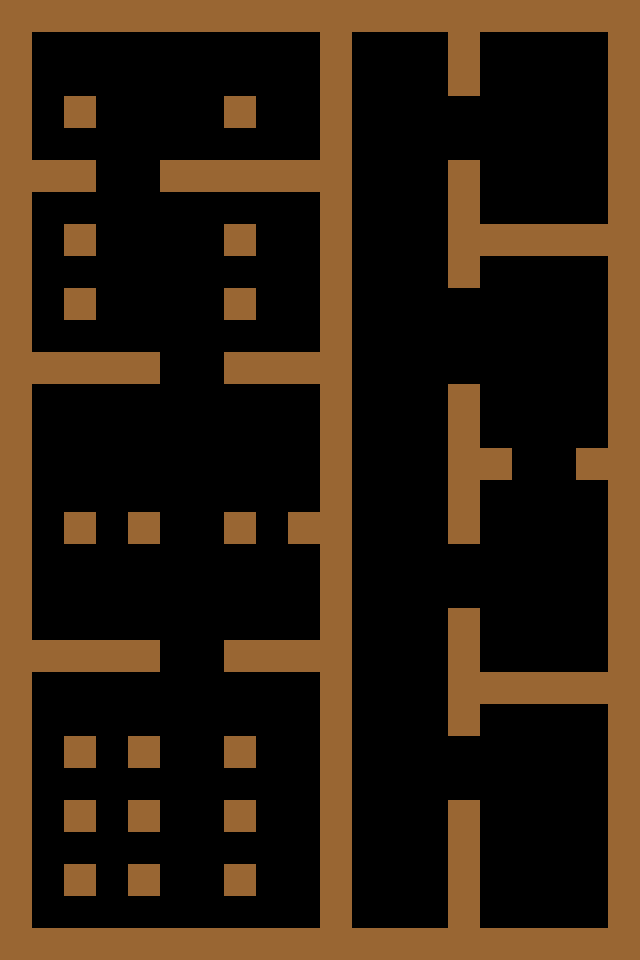

Below is a game level as drawn by its tile map, then a one-line description and the .tmx that defines it (tile-layer data replaced by summaries):
An orthogonal 20x30 tile map with 32x32 px tiles, 1 tile layer (Tile Layer 2), 1 hidden layer not drawn.

<map version="1.0" orientation="orthogonal" width="20" height="30" tilewidth="32" tileheight="32">
 <tileset firstgid="1" source="../Tilesets/standard.tsx" />
 <layer name="Tile Layer 1" width="20" height="30" visible="0">
  <data>[600 cells, 600 non-empty, 1 distinct tile ids]</data>
 </layer>
 <layer name="Tile Layer 2" width="20" height="30">
  <data>[600 cells, 193 non-empty, 1 distinct tile ids]</data>
 </layer>
</map>